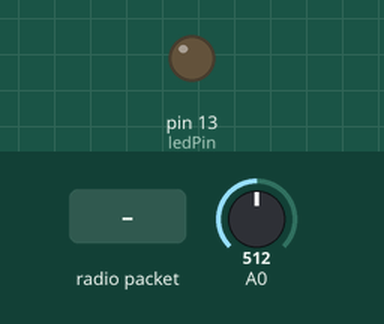
Simulated run of this sketch. Board: Arduino Uno, built with avr-gcc and run on an emulated ATmega328P. Parts: output pins drawn as LEDs (lit = HIGH). Inputs (shaded band) come from the test bench; at power-on: A0 = 512. No radio packets arrive unless stated.

Above: at 1.2 s.
1.3 s: radio packet "a" arrives
At 2.2 s:
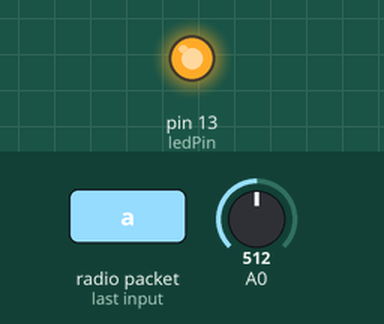
5.8 s: radio packet "b" arrives
At 6.8 s:
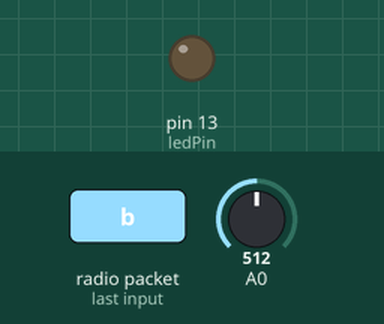
Timing chart, 0 to 8.8 s (numbered marks = the images above; inputs shaded):
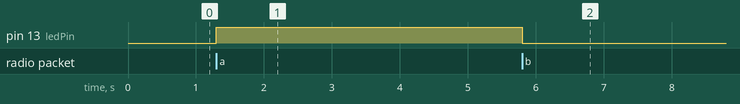

The sketch:

sketch_oct19a_radio_receptor.ino
```cpp
#include <SoftwareSerial.h>
#include <VirtualWire.h>

SoftwareSerial mySerial(2, 3); // RX, TX

const int dataPin=9;
const int ledPin=13;
uint8_t data;
uint8_t dataLength=1;

void setup() {

  vw_setup(2000);
  vw_set_rx_pin(dataPin);
  vw_rx_start();

  pinMode(ledPin,OUTPUT);
  digitalWrite(ledPin,false);
  Serial.begin(9600);

  mySerial.begin(4800);

}

void loop() {

  if (mySerial.available()) {
    Serial.write(mySerial.read());
  }
  if (Serial.available()) {
    mySerial.write(Serial.read());
  }

  float analogo = analogRead(A0);
  float voltaje = (analogo*5)/1023;

//  Serial.println(voltaje);

  if (vw_get_message(&data, &dataLength)) {

    if ((char)data == 'a') {
      digitalWrite(ledPin, true);
    } else if ((char)data == 'b') {
      digitalWrite(ledPin,false);
    }

  }

}
```

Measured:
- after the input at 1.3 s, pin 13 (ledPin): LOW → HIGH at once
- after the input at 5.8 s, pin 13 (ledPin): HIGH → LOW at once
